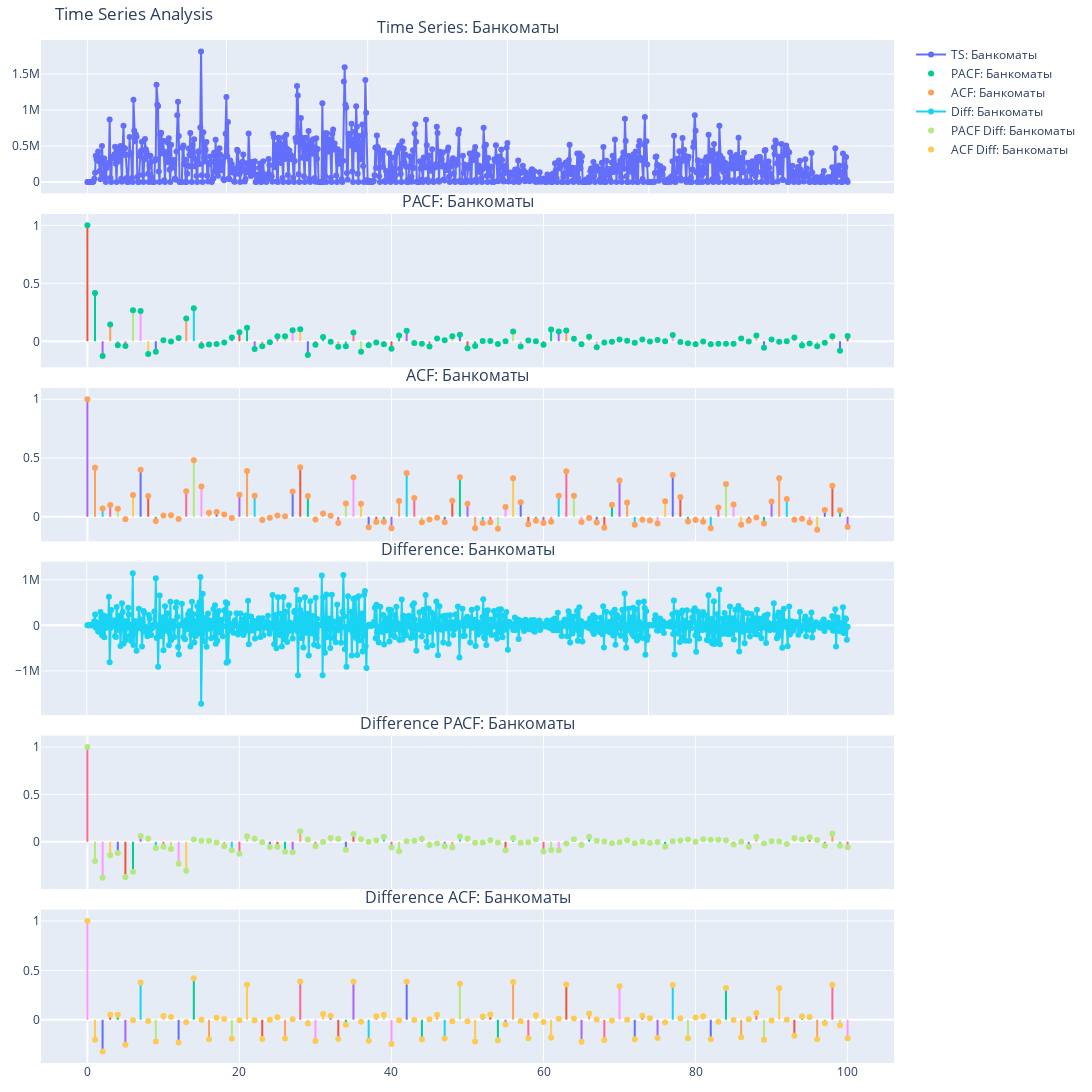

Notebook source saved alongside this figure:
### Code cell
plot_ts_anal([{'data': dt_r['Target'], 'name': 'Банкоматы'}], lags=100, show_ts=True, show_pacf=True, show_acf=True, show_diff=True, show_diff_pacf=True, show_diff_acf=True)
